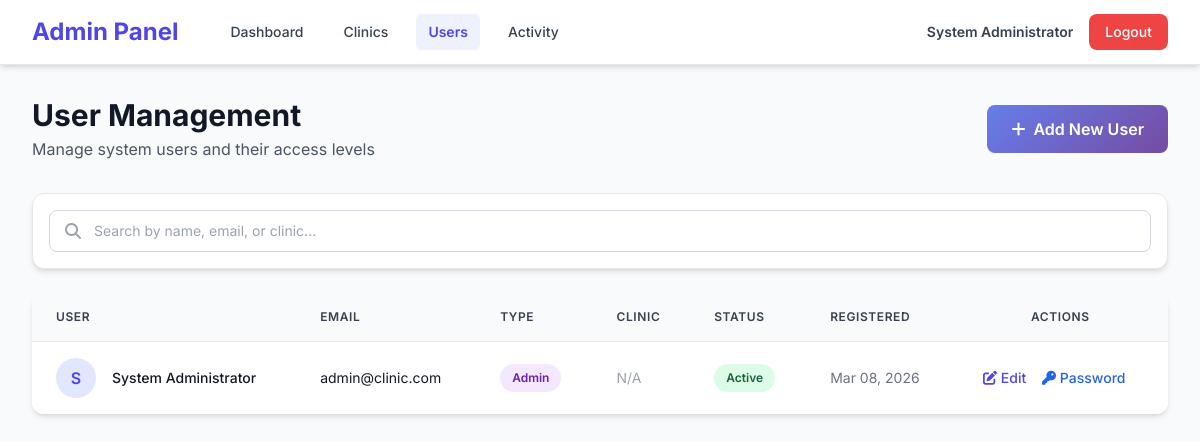
The page /admin/users.php (signed in) on the database its author committed.
### tables this page shows
CREATE TABLE IF NOT EXISTS users (
    id INT PRIMARY KEY AUTO_INCREMENT,
    clinic_id INT NULL,
    full_name VARCHAR(255) NOT NULL,
    email VARCHAR(255) UNIQUE NOT NULL,
    password VARCHAR(255) NOT NULL,
    user_type ENUM('admin', 'clinic') DEFAULT 'clinic',
    is_active TINYINT(1) DEFAULT 1,
    last_login TIMESTAMP NULL,
    created_at TIMESTAMP DEFAULT CURRENT_TIMESTAMP,
    updated_at TIMESTAMP DEFAULT CURRENT_TIMESTAMP ON UPDATE CURRENT_TIMESTAMP,
    
    FOREIGN KEY (clinic_id) REFERENCES clinics(id) ON DELETE CASCADE,
    
    INDEX idx_email (email),
    INDEX idx_clinic (clinic_id),
    INDEX idx_type (user_type),
    INDEX idx_active (is_active)
);

### core/Session.php (called while the page is built, shortened)
<?php
class Session {
    public static function get($key, $default = null) {
        return $_SESSION[$key] ?? $default;
    }
    public static function getUserName() {
        return self::get('full_name');
    }
}

### admin/users.php (the view, shortened to what this page needs)
<?php
$db = Database::getInstance()->getConnection();
$users = $db->query("
    SELECT u.*, c.clinic_name
    FROM users u
    LEFT JOIN clinics c ON u.clinic_id = c.id
    ORDER BY u.created_at DESC
");
?>
<!DOCTYPE html>
<html lang="en">
<head>
    <script src="https://cdn.tailwindcss.com"></script>
    <link rel="stylesheet" href="https://cdnjs.cloudflare.com/ajax/libs/font-awesome/6.4.0/css/all.min.css">
</head>
<body class="bg-gray-50">
    <header class="bg-white shadow-md border-b border-gray-200">
        <div class="max-w-7xl mx-auto px-4 sm:px-6 lg:px-8">
            <div class="flex justify-between items-center h-16">
                <div class="flex items-center">
                    <div class="flex-shrink-0">
                        <h1 class="text-2xl font-bold text-indigo-600">Admin Panel</h1>
                    </div>
                    <nav class="ml-10 flex space-x-4">
                        <a href="index.php" class="px-3 py-2 rounded-md text-sm font-medium text-gray-700 hover:text-indigo-600 hover:bg-gray-50 transition">Dashboard</a>
                        <a href="clinics.php" class="px-3 py-2 rounded-md text-sm font-medium text-gray-700 hover:text-indigo-600 hover:bg-gray-50 transition">Clinics</a>
                        <a href="users.php" class="px-3 py-2 rounded-md text-sm font-semibold text-indigo-600 bg-indigo-50">Users</a>
                        <a href="activity.php" class="px-3 py-2 rounded-md text-sm font-medium text-gray-700 hover:text-indigo-600 hover:bg-gray-50 transition">Activity</a>
                    </nav>
                </div>
                <div class="flex items-center gap-4">
                    <span class="text-sm text-gray-700">
                        <span class="font-semibold"><?= htmlspecialchars(Session::getUserName()) ?></span>
                    </span>
                    <a href="<?= BASE_URL ?>/public/logout.php"
                       class="bg-red-500 hover:bg-red-600 text-white px-4 py-2 rounded-lg text-sm font-medium transition">
                        Logout
                    </a>
                </div>
            </div>
        </div>
    </header>
    <div class="max-w-7xl mx-auto px-4 sm:px-6 lg:px-8 py-8">
        <div class="flex justify-between items-center mb-8">
            <div>
                <h2 class="text-3xl font-bold text-gray-900">User Management</h2>
                <p class="text-gray-600 mt-1">Manage system users and their access levels</p>
            </div>
            <button onclick="openAddModal()" class="gradient-bg text-white px-6 py-3 rounded-lg font-semibold hover:shadow-lg transition">
                <i class="fas fa-plus mr-2"></i>Add New User
            </button>
        </div>
        <div class="bg-white rounded-xl shadow-md border border-gray-200 p-4 mb-6">
            <div class="relative">
                <span class="absolute inset-y-0 left-0 flex items-center pl-4 text-gray-400">
                    <i class="fas fa-search"></i>
                </span>
                <input type="text" id="userSearch"
                       class="w-full pl-11 pr-4 py-2.5 border border-gray-300 rounded-lg focus:ring-2 focus:ring-indigo-500 focus:border-indigo-500 transition text-sm"
                       placeholder="Search by name, email, or clinic..." autocomplete="off">
            </div>
        </div>
        <div class="bg-white rounded-xl shadow-md overflow-hidden">
            <div class="overflow-x-auto">
                <table class="min-w-full divide-y divide-gray-200">
                    <thead class="bg-gray-50">
                        <tr>
                            <th class="px-6 py-4 text-left text-xs font-semibold text-gray-700 uppercase tracking-wider">User</th>
                            <th class="px-6 py-4 text-left text-xs font-semibold text-gray-700 uppercase tracking-wider">Email</th>
                            <th class="px-6 py-4 text-left text-xs font-semibold text-gray-700 uppercase tracking-wider">Type</th>
                            <th class="px-6 py-4 text-left text-xs font-semibold text-gray-700 uppercase tracking-wider">Clinic</th>
                            <th class="px-6 py-4 text-left text-xs font-semibold text-gray-700 uppercase tracking-wider">Status</th>
                            <th class="px-6 py-4 text-left text-xs font-semibold text-gray-700 uppercase tracking-wider">Registered</th>
                            <th class="px-6 py-4 text-center text-xs font-semibold text-gray-700 uppercase tracking-wider">Actions</th>
                        </tr>
                    </thead>
                    <tbody class="bg-white divide-y divide-gray-200">
                        <?php while ($user = $users->fetch_assoc()): ?>
                        <tr class="hover:bg-gray-50 transition" data-searchable="<?= strtolower(htmlspecialchars($user['full_name'] . ' ' . $user['email'] . ' ' . $user['user_type'] . ' ' . ($user['clinic_name'] ?? ''))) ?>">
                            <td class="px-6 py-4 whitespace-nowrap">
                                <div class="flex items-center">
                                    <div class="w-10 h-10 rounded-full bg-indigo-100 flex items-center justify-center text-indigo-600 font-semibold">
                                        <?= strtoupper(substr($user['full_name'], 0, 1)) ?>
                                    </div>
                                    <div class="ml-4">
                                        <div class="text-sm font-medium text-gray-900"><?= htmlspecialchars($user['full_name']) ?></div>
                                    </div>
                                </div>
                            </td>
                            <td class="px-6 py-4 whitespace-nowrap">
                                <div class="text-sm text-gray-900"><?= htmlspecialchars($user['email']) ?></div>
                            </td>
                            <td class="px-6 py-4 whitespace-nowrap">
                                <span class="px-3 py-1 inline-flex text-xs leading-5 font-semibold rounded-full
                                    <?= $user['user_type'] === 'admin' ? 'bg-purple-100 text-purple-800' : 'bg-blue-100 text-blue-800' ?>">
                                    <?= ucfirst($user['user_type']) ?>
                                </span>
                            </td>
                            <td class="px-6 py-4 whitespace-nowrap">
                                <div class="text-sm text-gray-900">
                                    <?= $user['clinic_name'] ? htmlspecialchars($user['clinic_name']) : '<span class="text-gray-400">N/A</span>' ?>
                                </div>
                            </td>
                            <td class="px-6 py-4 whitespace-nowrap">
                                <span class="px-3 py-1 inline-flex text-xs leading-5 font-semibold rounded-full
                                    <?= $user['is_active'] ? 'bg-green-100 text-green-800' : 'bg-red-100 text-red-800' ?>">
                                    <?= $user['is_active'] ? 'Active' : 'Inactive' ?>
                                </span>
                            </td>
                            <td class="px-6 py-4 whitespace-nowrap text-sm text-gray-500">
                                <?= date('M d, Y', strtotime($user['created_at'])) ?>
                            </td>
                            <td class="px-6 py-4 whitespace-nowrap text-center text-sm">
                                <button onclick='openEditModal(<?= json_encode($user) ?>)'
                                        class="text-indigo-600 hover:text-indigo-900 font-medium mr-3">
                                    <i class="fas fa-edit"></i> Edit
                                </button>
                                <button onclick='openPasswordModal(<?= $user["id"] ?>, "<?= htmlspecialchars($user["full_name"]) ?>")'
                                        class="text-blue-600 hover:text-blue-900 font-medium mr-3">
                                    <i class="fas fa-key"></i> Password
                                </button>
                            </td>
                        </tr>
                        <?php endwhile; ?>
                    </tbody>
                </table>
            </div>
        </div>
    </div>
</body>
</html>

### admin/users.php (style rules this page uses)
body { font-family: 'Inter', sans-serif; }
.gradient-bg { background: linear-gradient(135deg, #667eea 0%, #764ba2 100%); }

### rows shown on the page
users: full_name "S", full_name "System Administrator", email "admin@clinic.com", user_type "Admin", is_active "Active", created_at "Mar 08, 2026"

### other values the page prints
Session::getUserName() "System Administrator"
